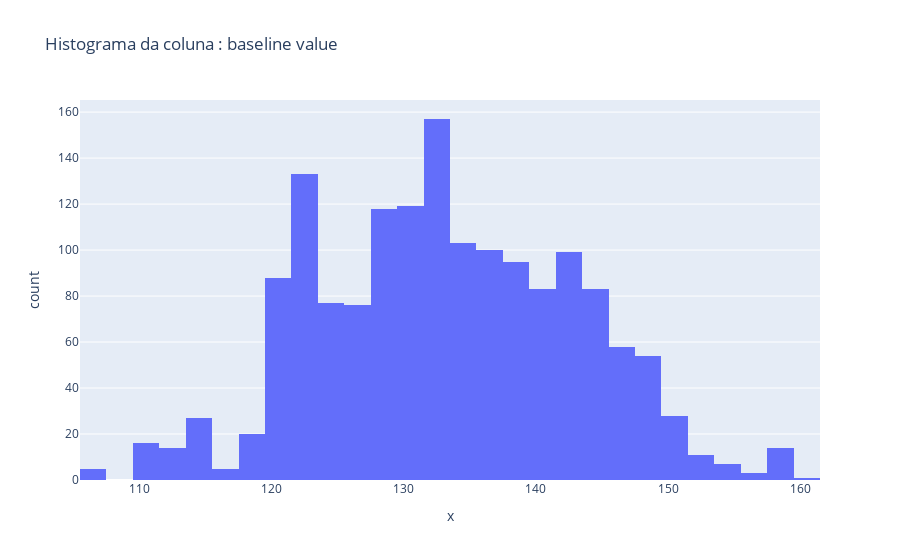

The cell this chart's notebook holds for it:
### Markdown cell above
Vamos criar alguns histogramas para observar o comportamento de algumas colunas.

### Code cell
px.histogram(x =train_set['baseline value'], title  = 'Histograma da coluna : baseline value')

### Figure 1 — Plotly figure (JSON) as saved in the notebook; plotly's stock layout.template omitted (floating-point values rounded to 4 significant figures; data arrays with more than 128 entries replaced by an {"elided": "..."} marker saying what was removed)
{"data": [{"alignmentgroup": "True", "bingroup": "x", "hovertemplate": "x=%{x}<br>count=%{y}<extra></extra>", "legendgroup": "", "marker": {"color": "#636efa"}, "name": "", "offsetgroup": "", "orientation": "v", "showlegend": false, "type": "histogram", "x": {"elided": "1594 int values"}, "xaxis": "x", "yaxis": "y"}], "layout": {"barmode": "relative", "legend": {"tracegroupgap": 0}, "title": {"text": "Histograma da coluna : baseline value"}, "xaxis": {"anchor": "y", "domain": [0, 1], "title": {"text": "x"}}, "yaxis": {"anchor": "x", "domain": [0, 1], "title": {"text": "count"}}}}
